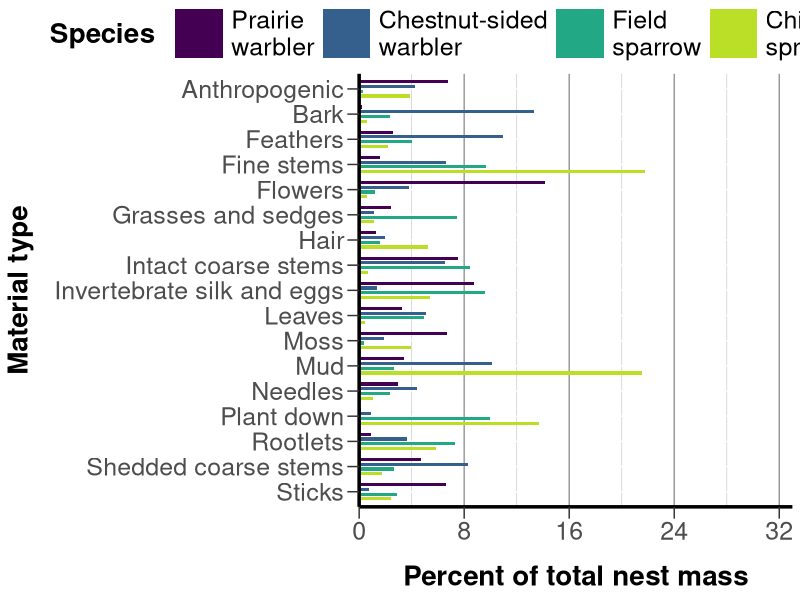
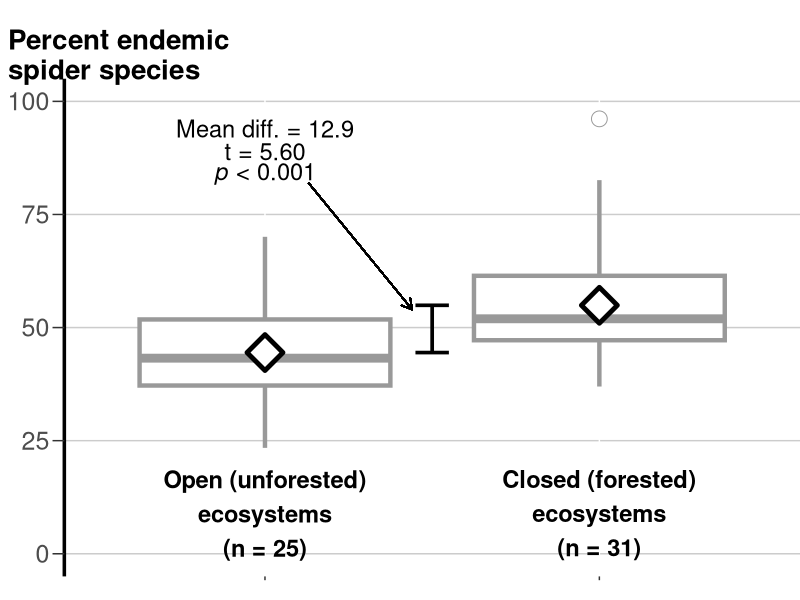
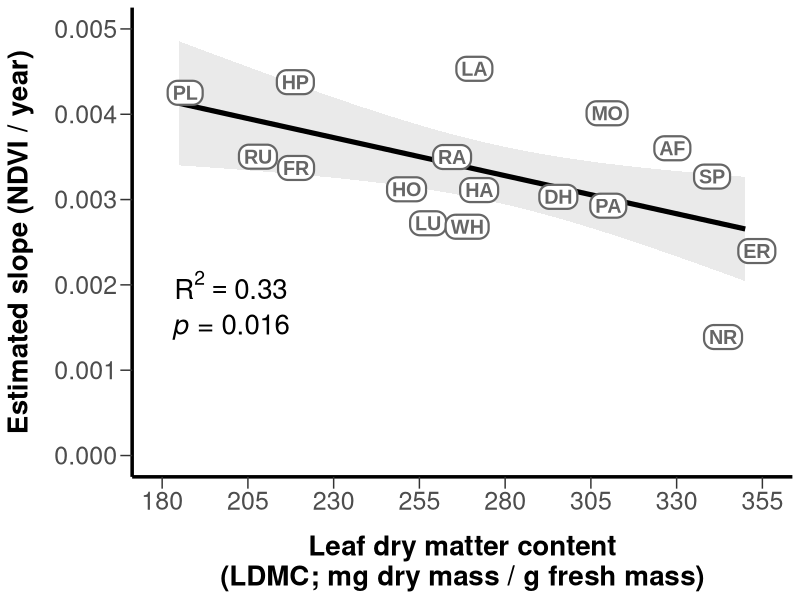
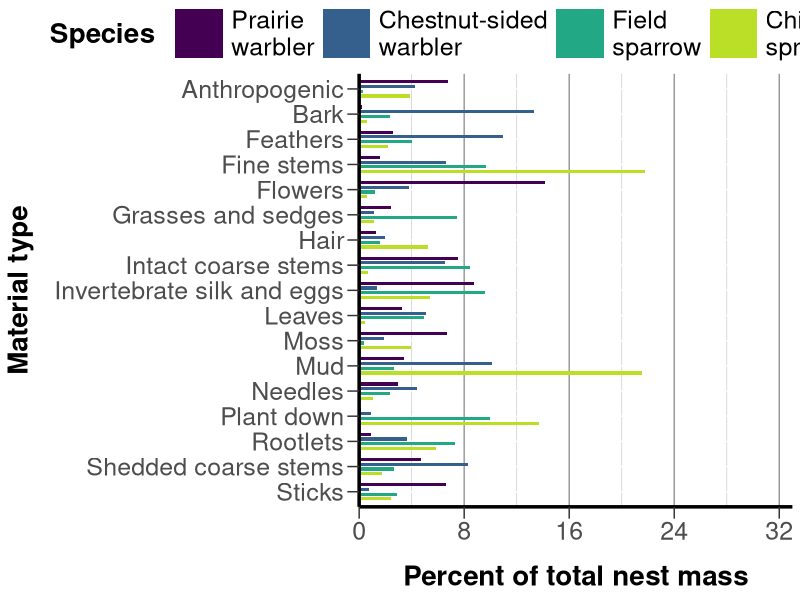
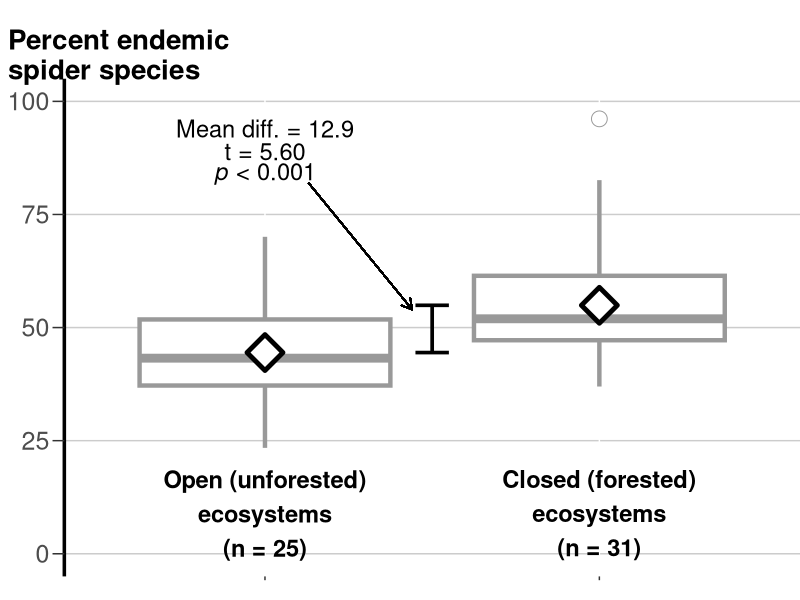
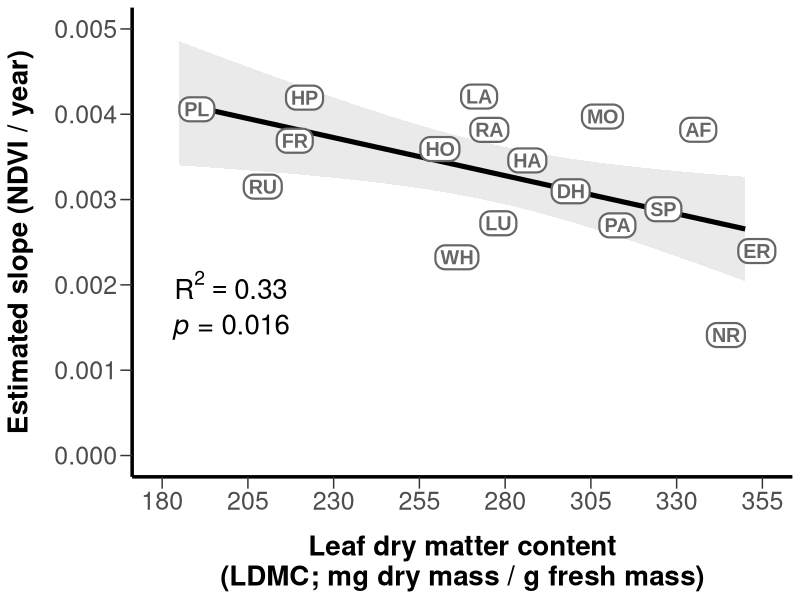

The R script that drew these images, in order:
library(tidyverse)
library(viridis)

set.seed(123) #CONTROL RANDOMNESS


# GRAPH 1 (BAR GRAPH) -----------------------------------------------------------------


#CREATE FAKE DATA
graph1.df = data.frame(
  materials = rep( #OUR MATERIAL TYPES
    c(
      "Anthropogenic",
      "Bark",
      "Feathers",
      "Fine stems",
      "Flowers",
      "Grasses and sedges",
      "Hair",
      "Intact coarse stems",
      "Invertebrate silk and eggs",
      "Leaves",
      "Moss",
      "Mud",
      "Needles",
      "Plant down",
      "Rootlets",
      "Shedded coarse stems",
      "Sticks"
    ),
    each = 4
  ),
  species = rep(c("PRAW", "CSWA", "FISP", "CHSP"), times = 17), #OUR SPECIES
  prop.nest.mass = rbeta( #OUR RANDOM PROP. NEST MATERIAL DATA
    n = 4 * 17,
    shape1 = 1,
    shape2 = 20
  )
)

#OUR PLOT
ggplot(graph1.df, #PROVIDE OUR DATA SET GLOBALLY TO ALL ELEMENTS
       aes(y = materials, x = prop.nest.mass, fill = species)) + #MAP OUR X, Y, AND FILL COLOR AESTHETICALLY GLOBALLY TO APPLY TO ALL ELEMENTS. FLIP THE X AND Y AESTHETICS FOR EASE OF READABILITY.
  geom_bar(stat = "identity", #BARS REPRESENT MEAN NEST MASS PROPORTION
           position = position_dodge(width = 0.75), #THIS DODGES ONE SPECIES' BARS AWAY FROM THE NEXT SPECIES' BARS.
           width = 0.5) + #MAKE THE BARS THEMSELVES THINNER SO THERE IS WHITE SPACE BTW. NEIGHBORING BARS.
  scale_y_discrete("Material type", #USE LINE BREAKS (\n) TO BREAK ONTO MULTIPLE LINES 
                   limits = rev(levels(factor(graph1.df$materials)))) + #SORT THE AXIS ITEMS ALPHABETICALLY
  scale_x_continuous(
    "Percent of total nest mass", 
    expand = c(0, 0), #REMOVE THE GAP BETWEEN THE X AXIS LINE AND THE BOTTOMS OF THE BARS.
    limits = c(0, 0.33), #ELIMINATE AXIS TRUNCATION--WE HAVE TO GO OUT A LITTLE FURTHER THAN THE BREAKS TO PREVENT THE LABEL FROM BEING CUT OFF.
    breaks = c(0, 0.08, 0.16, 0.24, 0.32), #PROVIDE EVEN BREAKS THAT MAKE IT TO THE NEW LIMIT.
    labels = c(0, 8, 16, 24, 32)
  ) +
  scale_fill_discrete(
    "Species", #USE A LINE BREAK TO SEPARATE THE LEGEND TITLE FROM THE KEYS
    type = c(viridis(4, end = 0.9)), #SWITCH TO THE VIRIDIS COLORBLIND-FRIENDLY PALETTE, BUT AVOID THE YELLOW COLOR AT THE END THAT LACKS CONTRAST WITH A WHITE BACKGROUND.
    labels = c( #USE ACTUAL SPECIES COMMON NAMES, ELIMINATING THE NEED TO EYE-DART TO THE CAPTION.
      "Prairie\nwarbler",
      "Chestnut-sided\nwarbler",
      "Field\nsparrow",
      "Chipping\nsprarrow"
    ),
    limits = rev(levels(factor(graph1.df$species))) #SORT THE LEGEND KEYS TO MATCH THE ORDER IN THE FIGURE.
  ) +
  theme(
    panel.background = element_rect(fill = "white"), #ELIMINATE GRAY BACKGROUND
    axis.line = element_line(color = "black", linewidth = 1.2), #INTENSIFY THE AXES LINES
    axis.title = element_text(size = 20, face = "bold"), #MAKE THE AXES TITLES EASIER TO READ
    axis.text = element_text(size = 18), #ENLARGE AXIS LABELS.
    legend.text = element_text(size = 18), #SAME
    axis.ticks.length = unit(0.3, "cm"), #ENLARGE THE TICKS A LITTLE SO IT'S EASIER TO SEE THEM AND TO LINK MATERIAL TYPES BETTER WITH THEIR BARS.
    axis.title.y = element_text(margin = margin(0, 0.5, 0, 0, unit = "cm")), #SPACE THE Y AXIS TITLE AWAY FROM ITS LABELS.
    axis.title.x = element_text(margin = margin(0.5, 0, 0, 0, unit = "cm")),
    legend.title = element_text(margin = margin(0, 0.5, 0, 0, unit = "cm"), size = 20, face = "bold"),
    legend.key.height = unit(0.25, "cm"), #EXPAND THE LEGEND KEYS TO ACCOMMODATE MULTI-LINE LABELS.
    legend.key.width = unit(1.25, "cm"),
    panel.grid.major.x = element_line(color = "gray60"), #ADD VERTICAL GRID LINES AT KEY POINTS BUT ZEBRA-STRIPE THEM AND USE GRAYS TO DE-EMPHASIZE THEM.
    panel.grid.minor.x = element_line(color = "gray80"),
    legend.key.spacing.y = unit(0.3, "cm"), #SPACE THE LEGEND KEYS APART FROM EACH OTHER
    legend.justification = "center",
    legend.box = "horizontal",
    legend.position = "top",
    legend.margin = margin(0, 6, 0, 0, unit = "cm")
  )

ggsave(filename = "barplot.png", height = 8.4, width = 9.8, dpi = "print") #SAVE IT PROGRAMMATICALLY TO INSPECT FOR PROPER SIZING.

# GRAPH 2 (BOXPLOT) -----------------------------------------------------------------


#CREATE FAKE DATA
graph2.df = data.frame(
  ecosystem = rep(c("Open", "Closed"), each = 60),
  perc.endemic.richness = c(rnorm(60, 46, 11), rnorm(60, 54, 13))
)

#OUR PLOT
ggplot(data = graph2.df, #MAP DATA SET GLOBALLY
       aes(x = ecosystem, y = perc.endemic.richness)) + #MAP X AND Y GLOBALLY
  geom_boxplot( #ADD OUR BOXPLOTS
    outlier.size = 5, #INCREASE OUTLIER SIZE
    linewidth = 1.5, #FATTEN ALL LINES
    outlier.shape = 21, #CHANGE OUTLIER POINTS TO ONES WITH SEPARATE STROKES AND FILLS
    outlier.color = "gray60", #SET BLACK STROKES
    outlier.fill = "transparent", #SET TRANSPARENT FILLS SO OVERLAPPING OUTLIERS ARE MORE NOTICEABLE.
    color = "gray60"
  ) +
  scale_x_discrete("", #SUPPRESS AXIS TITLE
                   limits = rev(levels(factor(graph2.df$ecosystem)))) + #RESORT GROUPS
  scale_y_continuous("Percent endemic\nspider species", #INFORMATIVE TITLE, PARSED ONTO TWO LINES.
                     limits = c(0, 100)) + #SET LIMITS TO MINIMIZE DISTORTION
  annotate("text", #ADD X AXIS LABELS INSIDE THE PLOTTING AREA AS ANNOTATIONS
    label = "Open (unforested)\necosystems\n(n = 25)",
    x = 1, #SPECIFY THEIR LOCATIONS MANUALLY
    y = 8.9,
    size = 6, #ENLARGE AND BOLDEN
    fontface = "bold"
  ) +
  annotate("text", #SAME AS ABOVE
    label = "Closed (forested)\necosystems\n(n = 31)",
    x = 2,
    y = 9,
    size = 6,
    fontface = "bold"
  ) +
  stat_summary(fun = mean, #MANUALLY ADD MEAN VALUES AS POINTS
    geom = "point",
    shape = 23, #USE DIAMONDS TO DISTINGUISH FROM OUTLIERS
    size = 8,
    color = "black", #MAXIMIZE CONTRAST WITH BACKGROUND
    fill = "white",
    stroke = 2.5
  ) +
  annotate("errorbar", #ADD AN "ERROR BAR" STYLE LINE SEGMENT TO HIGHLIGHT MEAN DIFFERENCE
    x = 1.5,
    ymin = mean(graph2.df$perc.endemic.richness[graph2.df$ecosystem == "Open"]),
    ymax = mean(graph2.df$perc.endemic.richness[graph2.df$ecosystem == "Closed"]),
    color = "black", #DE-EMPHASIZE TO REDUCE COGNITIVE LOAD
    linewidth = 1.25,
    width = 0.1 #REDUCE WIDTH OF CROSS-BEAMS
  ) +
  #ADD STATISTICS FOR THE MEAN DIFFERENCE COMPARISON. NEEDS TO BE THREE SEPARATE ANNOTATIONS TO HANDLE LINE BREAKS AND ITALICS OF THE p NICELY. 
  annotate("text", label = "Mean diff. = 12.9", x = 1, y = 94, size = 6, color = "black") +
  annotate("text", label = "t = 5.60", x = 1, y = 89, size = 6, color = "black") +
  annotate("text", label = expression(italic("p") * " < 0.001"), x = 1, y = 84, size = 6, color = "black") +
    geom_segment( #ADD AN ARROW CONNECTING THE ERROR-BAR SEGMENT AND THE STATISTICS
    x = 1.13,
    xend = 1.44,
    y = 82,
    yend = 54,
    arrow = arrow(length = unit(0.3, "cm")),
    color = "black"
  ) +
  theme(
    panel.background = element_rect(fill = "white"), #ELIMINATE GRAY BACKGROUND
    axis.line.y = element_line(color = "black", linewidth = 1.2), #INTENSIFY THE AXIS LINE
    axis.line.x = element_blank(), #ELIMINATE X AXIS LINE AND LABELS
    axis.text.x = element_blank(),
    axis.title.y = element_text(size = 20, 
                                face = "bold"), #MAKE THE Y AXIS TITLE EASIER TO READ BY MAKING IT BIGGER AND BOLD. 
    axis.text.y = element_text(size = 18), #MAKE THE LABELS LARGER.
    axis.ticks.length.y = unit(0.3, "cm"), #ADD Y AXIS TICKS
    panel.grid.major.y = element_line(color = "gray80") #ADD SOME GRID LINES BUT  USE GRAYS TO DE-EMPHASIZE THEM.
  ) +
  theme( #A LITTLE RADICAL--THIS CODE MOVES THE Y AXIS TITLE ABOVE THE Y AXIS LINE AND ARRANGES IT HORIZONTALLY, EXPANDING THE TOP AND LEFT PLOT MARGINS TO MAKE SUFFICIENT ROOM.
  axis.title.y = element_text(angle = 0, #TURN HORIZONTAL.
                              vjust = 1.11, #MOVE WAY UP, ABOVE THE CURRENT AXIS.
                              hjust = 0, #MAKE LEFT-JUSTIFIED.
                              margin = margin(r = -160, unit = "pt")), #FORCE THE AXIS LABEL QUITE A WAYS TO THE RIGHT
  plot.margin = margin(2, 0, 0, 0.2, "cm") #EXPAND THE TOP AND LEFT PLOT MARGINS
  ) 
ggsave(filename = "boxplot.png", height = 7.0, width = 7.0, dpi = "print") #SAVE IT PROGRAMMATICALLY TO INSPECT FOR PROPER SIZING.


# GRAPH 3 (SCATTERPLOT WITH TREND LINE) -----------------------------------------------------------------

library(ggrepel) #OPTIONAL--TO REPEL THE POINT LABELS APART TO PREVENT OVERPLOTTING.

set.seed(123) #CONTROL RANDOMNESS

#CREATE FAKE DATA
graph3.df = data.frame(
  community = c("Ru", "Pl", "HP", "Fr", "La", "HA", "Hl", "RAF", "Lu", "WH", "DH", "PAF", "Mc", "AFM", "Sp", "Ea", "NR"), #THE COMMUNITY CODES USED IN THE PAPER
  community_labels = c("RU", "PL", "HP", "FR", "LA", "HA", "HO", "RA", "LU", "WH", "DH", "PA", "MO", "AF", "SP", "ER", "NR"), #NEW, SHORTER, ALL CAPS CODES
  LDMC = sort(sample(181:363, 17, replace = T)) + sample(-15:15, 17, replace = T), #SIMILAR DATA WITH SOME RANDOM VARIATION
  Slope = sort(rnorm(17, 0.0035, 0.0005), decreasing = TRUE) + rnorm(17, 0, 0.0006)
)

#OUR PLOT
ggplot(data = graph3.df, #SET DATA GLOBALLY
       aes(x = LDMC, y = Slope)) + #SET THE X AND Y AESTHETICS GLOBALLY
  geom_smooth(method = "lm", #ADD LINEAR MODEL TREND LINE FIRST (SO LABELS PLOT OVER TOP OF IT FOR READABILITY). 
              se = TRUE, #ADD UNCERTAINTY BAND
              color = "black", #MAKE LINE SOLID BLACK
              linewidth = 1.75, #AND THICKER
              fill = "gray80") + #FILL THE UNCERTAINTY BAND LIGHTLY TO DE-EMPHASIZE IT
  geom_label_repel( #THIS IS FROM GGREPEL, BUT geom_label IN GGPLOT2 COULD BE SUBSTITUTED.
    aes(label = community_labels), #MAKE THE LABELS THE REVISED COMMUNITY CODES
            max.time = 5, #SETTING A HIGHER VALUE WILL PRODUCE MORE CONSISTENT RESULTS
            size = 5, #MAKE THE LABELS LARGE
            fontface = "bold", #BOLDED
            family = "Arial", #AND SANS SERIF
            color = "gray40", #COLOR THEM MEDIUM GRAY TO DE-EMPHASIZE THEM BUT KEEP THEM READABLE.
            force_pull = 300, #DO NOT LET THEM REPEL FROM THEIR SPOTS TOO MUCH
            label.r = unit(0.25, "cm"), #ROUND THE LABEL STROKES TO MAKE THEM OVAL-LIKE
            label.size = unit(0.75, "cm"), #WIDEN THE STROKE
            segment.color = "transparent") + #HIDE THE SEGMENTS PRODUCED WHEN POINTS ARE JITTERED FURTHER AWAY (VISUAL NOISE)
  annotate("text", x = 200, y = 0.002, #ADD AN R2 VALUE AS AN ANNOTATION
           label = expression("R^2 == 0.33"), 
           parse = TRUE, #NEEDED TO GET THE SUPERSCRIPT TO REPRESENT CORRECTLY
           size = 7) + #MAKE VERY READABLE SIZE
  annotate("text", x = 200, y = 0.0015,  #SAME AS ABOVE WITH A P VALUE
           label = expression(italic("p") * " = 0.016"), 
           parse = TRUE,
           size = 7) +
  scale_x_continuous("Leaf dry matter content\n(LDMC; mg dry mass / g fresh mass)", #MORE INFORMATIVE TITLE, PARSED ONTO TWO LINES
                     limits = c(180, 355), #EXPAND LIMITS
                     breaks = seq(from = 180, to = 355, by = 25)) + #ENSURE EQUIDISTANT BREAKS THAT ANCHOR THE ENTIRE AXIS AND HAVE ROUND-ISH FEELING STEP LENGTHS
  scale_y_continuous("Estimated slope (NDVI / year)",  #MORE INFORMATIVE TITLE
                     limits = c(0,0.005), #EXPAND AXIS LIMITS
                     breaks = seq(from = 0, to = 0.005, length.out = 6)) + #INCLUDE 0 AND ANCHOR BOTH ENDS OF THE AXIS WITH LABELS
  theme(
    panel.background = element_rect(fill = "white"), #ELIMINATE GRAY BACKGROUND
    axis.line = element_line(color = "black", linewidth = 1.2), #INTENSIFY THE AXIS LINES
    axis.title = element_text(size = 20, 
                                face = "bold"), #MAKE THE AXIS TITLES EASIER TO READ BY MAKING THEM BIGGER AND BOLD. 
    axis.text = element_text(size = 18), #MAKE AXIS LABELS LARGER.
    axis.ticks.length = unit(0.3, "cm"), #MAKE AXIS TICKS AN APPROPRIATE SIZE.
    panel.grid.major = element_blank(), #ELIMINATE ALL GRID LINES
    panel.grid.minor = element_blank(),
    axis.title.y = element_text(margin = margin(r = 0.5, unit = "cm")), #INCREASE ROOM BETWEEN AXIS TITLES AND LABELS
    axis.title.x = element_text(margin = margin(t = 0.5, unit = "cm"))
  )
#SAVE OUR PLOT
ggsave("scatterplot.png", height = 7.0, width = 9.5, dpi = "print")
